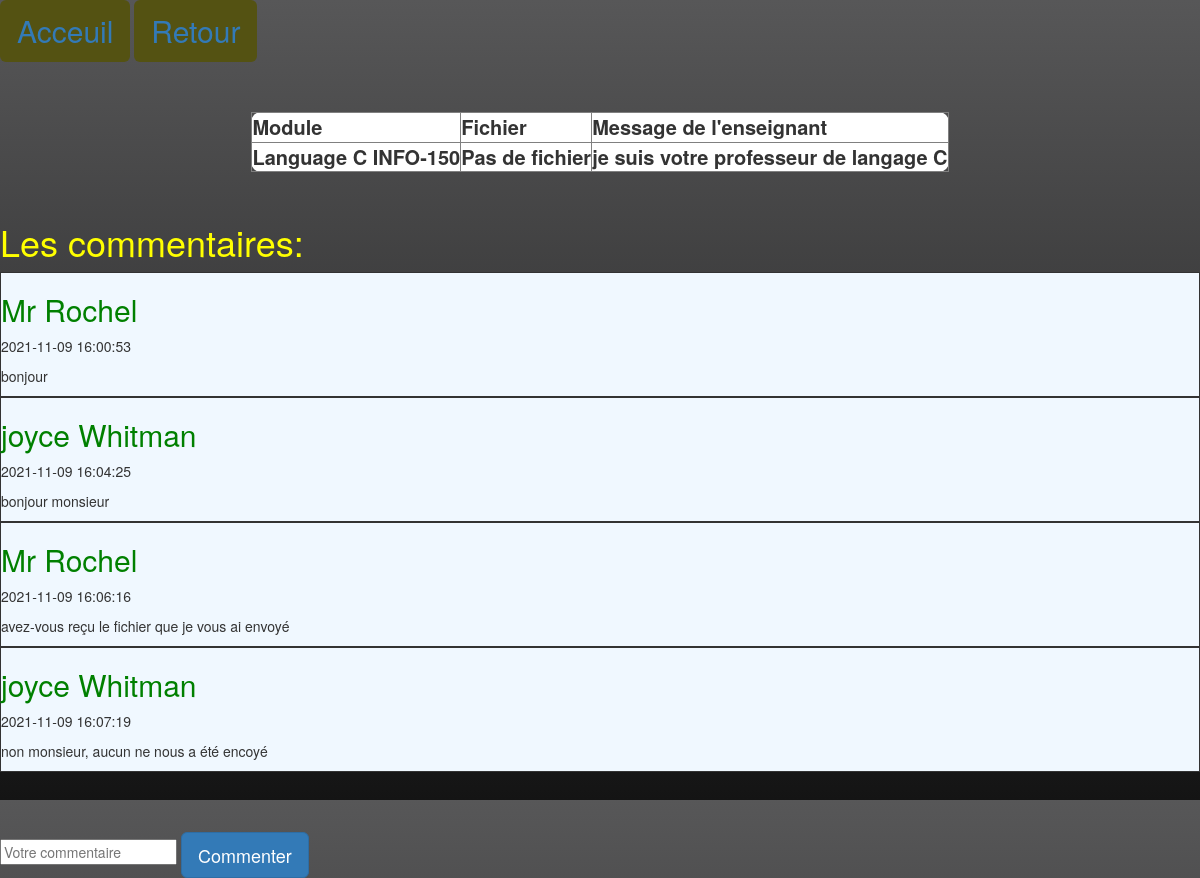
Page /commentaire_prof.php?id_cours=28 (signed in) on the committed database.
### tables this page shows
CREATE TABLE `module` (
  `id_module` int(11) NOT NULL,
  `nom_module` varchar(255) DEFAULT NULL,
  `id_prof` int(11) DEFAULT NULL
);

CREATE TABLE `cours` (
  `id_cours` int(11) NOT NULL,
  `id_module` int(11) DEFAULT NULL,
  `fichier` varchar(255) DEFAULT NULL,
  `message_prof` varchar(255) DEFAULT NULL
);

CREATE TABLE `commenter` (
  `id_com` int(11) NOT NULL,
  `id_cours` int(11) DEFAULT NULL,
  `email` varchar(255) DEFAULT NULL,
  `nom_com` varchar(255) DEFAULT NULL,
  `prenom_com` varchar(255) DEFAULT NULL,
  `commentaire` text DEFAULT NULL,
  `Date_com` datetime DEFAULT current_timestamp()
);

### commentaire_prof.php (the view, shortened to what this page needs)
<!DOCTYPE html>
<html lang="en">
<head>
    <link rel="stylesheet" href="CSS/bootstrap.min.css">
    <link rel="stylesheet" href="CSS/bootstrap.min.js">
    <link rel="stylesheet" href="com.css">
</head>
<body>
    <a href="page_etu.php" class="btn btn-secondary btn-lg" role="button" aria-pressed="true" style="background-color:#545212;font-size:30px">Acceuil</a>
    <a href="liste_cours_prof.php" class="btn btn-secondary btn-lg" role="button" aria-pressed="true" style="background-color:#545212;font-size:30px">Retour</a>
    <table border=1 class="style">
        <thead>
            <tr>
                <th>Module</th>
                <th>Fichier</th>
                <th>Message de l'enseignant</th>
            </tr>
        </thead>
        <?php
            include("fonction.php");
            $id_cours=$_GET['id_cours'];
            $req=$conn->prepare("SELECT id_cours, id_module, fichier, message_prof FROM cours WHERE id_cours='$id_cours'");
            $req->execute();
            while($data=$req->fetch()){
            $id_cours=$data['id_cours'];
            $id_module=$data['id_module'];
            $fichier=$data['fichier'];
            $message_prof=$data['message_prof'];
            $recup_module=$conn->prepare("SELECT nom_module FROM module WHERE id_module='$id_module'");
            $recup_module->execute();
                while($data_module=$recup_module->fetch()){
                    $nom_module=$data_module['nom_module'];
        ?>
        <tbody>
            <tr>
                <th><?php echo $nom_module,' INFO-',$id_module ?></th>
                <th><?php
                        if(isset($fichier)){
                            echo "<form action='download.php?file=$fichier' method='post'>
                            <input type='submit' name='submit' value='télécharger le fichier'>
                        </form>";
                        }else{
                            echo " Pas de fichier  ";
                        }
                    ?>
                </th>
                <th><?php echo $message_prof ?></th>
            </tr>
        </tbody>
        <?php } } ?>
    </table>
    <h1>Les commentaires:</h1>
    <?php
        include("fonction.php");
        $req_select_com=$conn->prepare("SELECT nom_com, prenom_com, commentaire, date_com FROM commenter WHERE id_cours='$id_cours'");
        $req_select_com->execute();
        while($data_com=$req_select_com->fetch()){
        $nom_com=$data_com['nom_com'];
        $prenom_com=$data_com['prenom_com'];
        $coms=$data_com['commentaire'];
        $date_com=$data_com['date_com'];
    ?>
    <div style='border: 1px solid' class="com">
        <h2 style='color:green'><?php echo $nom_com,' ',$prenom_com ?></h2> <p><?php echo $date_com ?></p>
        <p><?php echo $coms ?></p>
    </div>
    <?php } ?>
    <br><br><br>
    <form action="" method="post">
        <input type="text" name="commentaire" placeholder="Votre commentaire">
        <input type="submit" name="submit" value="Commenter" class="btn btn-primary btn-lg">
    </form>
</body>
</html>

### com.css (style rules this page uses)
body, html { width: 100%; height: 800px; background-image: linear-gradient(180deg, #575758, #141414); }
.style { border-collapse: collapse; border-radius: 10px; min-width: 400px; width: auto; cursor: pointer; margin: 50px auto; font-size: 20px; background-color: white; }
h1 { text-align:justify; color: yellow; }
.com { background-color: aliceblue; }

### rows in the picture
cours: id_module "150", message_prof "je suis votre professeur de langage C"
module: nom_module "Language C"
commenter: nom_com "Mr", prenom_com "Rochel", Date_com "2021-11-09 16:00:53", commentaire "bonjour"
commenter: nom_com "joyce", prenom_com "Whitman", Date_com "2021-11-09 16:04:25", commentaire "bonjour monsieur"
commenter: nom_com "Mr", prenom_com "Rochel", Date_com "2021-11-09 16:06:16", commentaire "avez-vous reçu le fichier que je vous ai envoyé"
commenter: nom_com "joyce", prenom_com "Whitman", Date_com "2021-11-09 16:07:19", commentaire "non monsieur, aucun ne nous a été encoyé"
